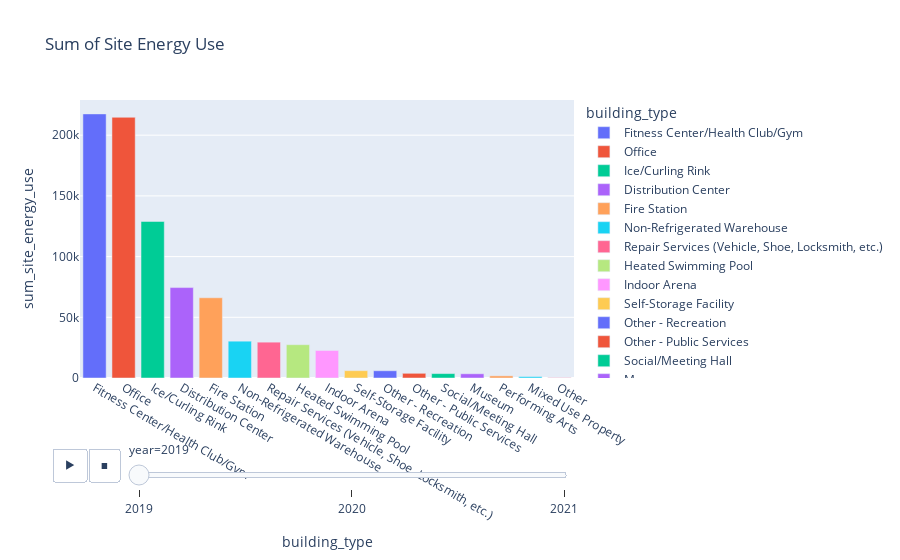

Notebook cell for this chart:
### Code cell
fig = px.bar(query_table1, x="building_type", y="sum_site_energy_use", title="Sum of Site Energy Use",color="building_type", 
             animation_frame="year", animation_group="building_type", hover_name="average_pm25")
fig.show()

### Figure 1 — Plotly figure (JSON) as saved in the notebook; plotly's stock layout.template omitted (floating-point values rounded to 4 significant figures)
{"data": [{"alignmentgroup": "True", "hovertemplate": "<b>%{hovertext}</b><br><br>building_type=%{x}<br>year=2019<br>sum_site_energy_use=%{y}<extra></extra>", "hovertext": [27.62], "ids": ["Fitness Center/Health Club/Gym"], "legendgroup": "Fitness Center/Health Club/Gym", "marker": {"color": "#636efa", "pattern": {"shape": ""}}, "name": "Fitness Center/Health Club/Gym", "offsetgroup": "Fitness Center/Health Club/Gym", "orientation": "v", "showlegend": true, "textposition": "auto", "type": "bar", "x": ["Fitness Center/Health Club/Gym"], "xaxis": "x", "y": [217500.0], "yaxis": "y"}, {"alignmentgroup": "True", "hovertemplate": "<b>%{hovertext}</b><br><br>building_type=%{x}<br>year=2019<br>sum_site_energy_use=%{y}<extra></extra>", "hovertext": [27.62], "ids": ["Office"], "legendgroup": "Office", "marker": {"color": "#EF553B", "pattern": {"shape": ""}}, "name": "Office", "offsetgroup": "Office", "orientation": "v", "showlegend": true, "textposition": "auto", "type": "bar", "x": ["Office"], "xaxis": "x", "y": [214700.0], "yaxis": "y"}, {"alignmentgroup": "True", "hovertemplate": "<b>%{hovertext}</b><br><br>building_type=%{x}<br>year=2019<br>sum_site_energy_use=%{y}<extra></extra>", "hovertext": [27.62], "ids": ["Ice/Curling Rink"], "legendgroup": "Ice/Curling Rink", "marker": {"color": "#00cc96", "pattern": {"shape": ""}}, "name": "Ice/Curling Rink", "offsetgroup": "Ice/Curling Rink", "orientation": "v", "showlegend": true, "textposition": "auto", "type": "bar", "x": ["Ice/Curling Rink"], "xaxis": "x", "y": [128900.0], "yaxis": "y"}, {"alignmentgroup": "True", "hovertemplate": "<b>%{hovertext}</b><br><br>building_type=%{x}<br>year=2019<br>sum_site_energy_use=%{y}<extra></extra>", "hovertext": [27.62], "ids": ["Distribution Center"], "legendgroup": "Distribution Center", "marker": {"color": "#ab63fa", "pattern": {"shape": ""}}, "name": "Distribution Center", "offsetgroup": "Distribution Center", "orientation": "v", "showlegend": true, "textposition": "auto", "type": "bar", "x": ["Distribution Center"], "xaxis": "x", "y": [74469], "yaxis": "y"}, {"alignmentgroup": "True", "hovertemplate": "<b>%{hovertext}</b><br><br>building_type=%{x}<br>year=2019<br>sum_site_energy_use=%{y}<extra></extra>", "hovertext": [27.62], "ids": ["Fire Station"], "legendgroup": "Fire Station", "marker": {"color": "#FFA15A", "pattern": {"shape": ""}}, "name": "Fire Station", "offsetgroup": "Fire Station", "orientation": "v", "showlegend": true, "textposition": "auto", "type": "bar", "x": ["Fire Station"], "xaxis": "x", "y": [66070.0], "yaxis": "y"}, {"alignmentgroup": "True", "hovertemplate": "<b>%{hovertext}</b><br><br>building_type=%{x}<br>year=2019<br>sum_site_energy_use=%{y}<extra></extra>", "hovertext": [27.62], "ids": ["Non-Refrigerated Warehouse"], "legendgroup": "Non-Refrigerated Warehouse", "marker": {"color": "#19d3f3", "pattern": {"shape": ""}}, "name": "Non-Refrigerated Warehouse", "offsetgroup": "Non-Refrigerated Warehouse", "orientation": "v", "showlegend": true, "textposition": "auto", "type": "bar", "x": ["Non-Refrigerated Warehouse"], "xaxis": "x", "y": [30330.0], "yaxis": "y"}, {"alignmentgroup": "True", "hovertemplate": "<b>%{hovertext}</b><br><br>building_type=%{x}<br>year=2019<br>sum_site_energy_use=%{y}<extra></extra>", "hovertext": [27.62], "ids": ["Repair Services (Vehicle, Shoe, Locksmith, etc.)"], "legendgroup": "Repair Services (Vehicle, Shoe, Locksmith, etc.)", "marker": {"color": "#FF6692", "pattern": {"shape": ""}}, "name": "Repair Services (Vehicle, Shoe, Locksmith, etc.)", "offsetgroup": "Repair Services (Vehicle, Shoe, Locksmith, etc.)", "orientation": "v", "showlegend": true, "textposition": "auto", "type": "bar", "x": ["Repair Services (Vehicle, Shoe, Locksmith, etc.)"], "xaxis": "x", "y": [29520.0], "yaxis": "y"}, {"alignmentgroup": "True", "hovertemplate": "<b>%{hovertext}</b><br><br>building_type=%{x}<br>year=2019<br>sum_site_energy_use=%{y}<extra></extra>", "hovertext": [27.62], "ids": ["Heated Swimming Pool"], "legendgroup": "Heated Swimming Pool", "marker": {"color": "#B6E880", "pattern": {"shape": ""}}, "name": "Heated Swimming Pool", "offsetgroup": "Heated Swimming Pool", "orientation": "v", "showlegend": true, "textposition": "auto", "type": "bar", "x": ["Heated Swimming Pool"], "xaxis": "x", "y": [27430.0], "yaxis": "y"}, {"alignmentgroup": "True", "hovertemplate": "<b>%{hovertext}</b><br><br>building_type=%{x}<br>year=2019<br>sum_site_energy_use=%{y}<extra></extra>", "hovertext": [27.62], "ids": ["Indoor Arena"], "legendgroup": "Indoor Arena", "marker": {"color": "#FF97FF", "pattern": {"shape": ""}}, "name": "Indoor Arena", "offsetgroup": "Indoor Arena", "orientation": "v", "showlegend": true, "textposition": "auto", "type": "bar", "x": ["Indoor Arena"], "xaxis": "x", "y": [22664], "yaxis": "y"}, {"alignmentgroup": "True", "hovertemplate": "<b>%{hovertext}</b><br><br>building_type=%{x}<br>year=2019<br>sum_site_energy_use=%{y}<extra></extra>", "hovertext": [27.62], "ids": ["Self-Storage Facility"], "legendgroup": "Self-Storage Facility", "marker": {"color": "#FECB52", "pattern": {"shape": ""}}, "name": "Self-Storage Facility", "offsetgroup": "Self-Storage Facility", "orientation": "v", "showlegend": true, "textposition": "auto", "type": "bar", "x": ["Self-Storage Facility"], "xaxis": "x", "y": [6048.0], "yaxis": "y"}, {"alignmentgroup": "True", "hovertemplate": "<b>%{hovertext}</b><br><br>building_type=%{x}<br>year=2019<br>sum_site_energy_use=%{y}<extra></extra>", "hovertext": [27.62], "ids": ["Other - Recreation"], "legendgroup": "Other - Recreation", "marker": {"color": "#636efa", "pattern": {"shape": ""}}, "name": "Other - Recreation", "offsetgroup": "Other - Recreation", "orientation": "v", "showlegend": true, "textposition": "auto", "type": "bar", "x": ["Other - Recreation"], "xaxis": "x", "y": [5970.0], "yaxis": "y"}, {"alignmentgroup": "True", "hovertemplate": "<b>%{hovertext}</b><br><br>building_type=%{x}<br>year=2019<br>sum_site_energy_use=%{y}<extra></extra>", "hovertext": [27.62], "ids": ["Other - Public Services"], "legendgroup": "Other - Public Services", "marker": {"color": "#EF553B", "pattern": {"shape": ""}}, "name": "Other - Public Services", "offsetgroup": "Other - Public Services", "orientation": "v", "showlegend": true, "textposition": "auto", "type": "bar", "x": ["Other - Public Services"], "xaxis": "x", "y": [3874.0], "yaxis": "y"}, {"alignmentgroup": "True", "hovertemplate": "<b>%{hovertext}</b><br><br>building_type=%{x}<br>year=2019<br>sum_site_energy_use=%{y}<extra></extra>", "hovertext": [27.62], "ids": ["Social/Meeting Hall"], "legendgroup": "Social/Meeting Hall", "marker": {"color": "#00cc96", "pattern": {"shape": ""}}, "name": "Social/Meeting Hall", "offsetgroup": "Social/Meeting Hall", "orientation": "v", "showlegend": true, "textposition": "auto", "type": "bar", "x": ["Social/Meeting Hall"], "xaxis": "x", "y": [3629.0], "yaxis": "y"}, {"alignmentgroup": "True", "hovertemplate": "<b>%{hovertext}</b><br><br>building_type=%{x}<br>year=2019<br>sum_site_energy_use=%{y}<extra></extra>", "hovertext": [27.62], "ids": ["Museum"], "legendgroup": "Museum", "marker": {"color": "#ab63fa", "pattern": {"shape": ""}}, "name": "Museum", "offsetgroup": "Museum", "orientation": "v", "showlegend": true, "textposition": "auto", "type": "bar", "x": ["Museum"], "xaxis": "x", "y": [3475.0], "yaxis": "y"}, {"alignmentgroup": "True", "hovertemplate": "<b>%{hovertext}</b><br><br>building_type=%{x}<br>year=2019<br>sum_site_energy_use=%{y}<extra></extra>", "hovertext": [27.62], "ids": ["Performing Arts"], "legendgroup": "Performing Arts", "marker": {"color": "#FFA15A", "pattern": {"shape": ""}}, "name": "Performing Arts", "offsetgroup": "Performing Arts", "orientation": "v", "showlegend": true, "textposition": "auto", "type": "bar", "x": ["Performing Arts"], "xaxis": "x", "y": [1761.0], "yaxis": "y"}, {"alignmentgroup": "True", "hovertemplate": "<b>%{hovertext}</b><br><br>building_type=%{x}<br>year=2019<br>sum_site_energy_use=%{y}<extra></extra>", "hovertext": [27.62], "ids": ["Mixed Use Property"], "legendgroup": "Mixed Use Property", "marker": {"color": "#19d3f3", "pattern": {"shape": ""}}, "name": "Mixed Use Property", "offsetgroup": "Mixed Use Property", "orientation": "v", "showlegend": true, "textposition": "auto", "type": "bar", "x": ["Mixed Use Property"], "xaxis": "x", "y": [1158.0], "yaxis": "y"}, {"alignmentgroup": "True", "hovertemplate": "<b>%{hovertext}</b><br><br>building_type=%{x}<br>year=2019<br>sum_site_energy_use=%{y}<extra></extra>", "hovertext": [27.62], "ids": ["Other"], "legendgroup": "Other", "marker": {"color": "#FF6692", "pattern": {"shape": ""}}, "name": "Other", "offsetgroup": "Other", "orientation": "v", "showlegend": true, "textposition": "auto", "type": "bar", "x": ["Other"], "xaxis": "x", "y": [294.1], "yaxis": "y"}], "layout": {"barmode": "relative", "legend": {"title": {"text": "building_type"}, "tracegroupgap": 0}, "sliders": [{"active": 0, "currentvalue": {"prefix": "year="}, "len": 0.9, "pad": {"b": 10, "t": 60}, "steps": [{"args": [["2019"], {"frame": {"duration": 0, "redraw": true}, "fromcurrent": true, "mode": "immediate", "transition": {"duration": 0, "easing": "linear"}}], "label": "2019", "method": "animate"}, {"args": [["2020"], {"frame": {"duration": 0, "redraw": true}, "fromcurrent": true, "mode": "immediate", "transition": {"duration": 0, "easing": "linear"}}], "label": "2020", "method": "animate"}, {"args": [["2021"], {"frame": {"duration": 0, "redraw": true}, "fromcurrent": true, "mode": "immediate", "transition": {"duration": 0, "easing": "linear"}}], "label": "2021", "method": "animate"}], "x": 0.1, "xanchor": "left", "y": 0, "yanchor": "top"}], "title": {"text": "Sum of Site Energy Use"}, "updatemenus": [{"buttons": [{"args": [null, {"frame": {"duration": 500, "redraw": true}, "fromcurrent": true, "mode": "immediate", "transition": {"duration": 500, "easing": "linear"}}], "label": "&#9654;", "method": "animate"}, {"args": [[null], {"frame": {"duration": 0, "redraw": true}, "fromcurrent": true, "mode": "immediate", "transition": {"duration": 0, "easing": "linear"}}], "label": "&#9724;", "method": "animate"}], "direction": "left", "pad": {"r": 10, "t": 70}, "showactive": false, "type": "buttons", "x": 0.1, "xanchor": "right", "y": 0, "yanchor": "top"}], "xaxis": {"anchor": "y", "categoryarray": ["Fitness Center/Health Club/Gym", "Office", "Ice/Curling Rink", "Distribution Center", "Fire Station", "Non-Refrigerated Warehouse", "Repair Services (Vehicle, Shoe, Locksmith, etc.)", "Heated Swimming Pool", "Indoor Arena", "Self-Storage Facility", "Other - Recreation", "Other - Public Services", "Social/Meeting Hall", "Museum", "Performing Arts", "Mixed Use Property", "Other"], "categoryorder": "array", "domain": [0, 1], "title": {"text": "building_type"}}, "yaxis": {"anchor": "x", "domain": [0, 1], "title": {"text": "sum_site_energy_use"}}}}
